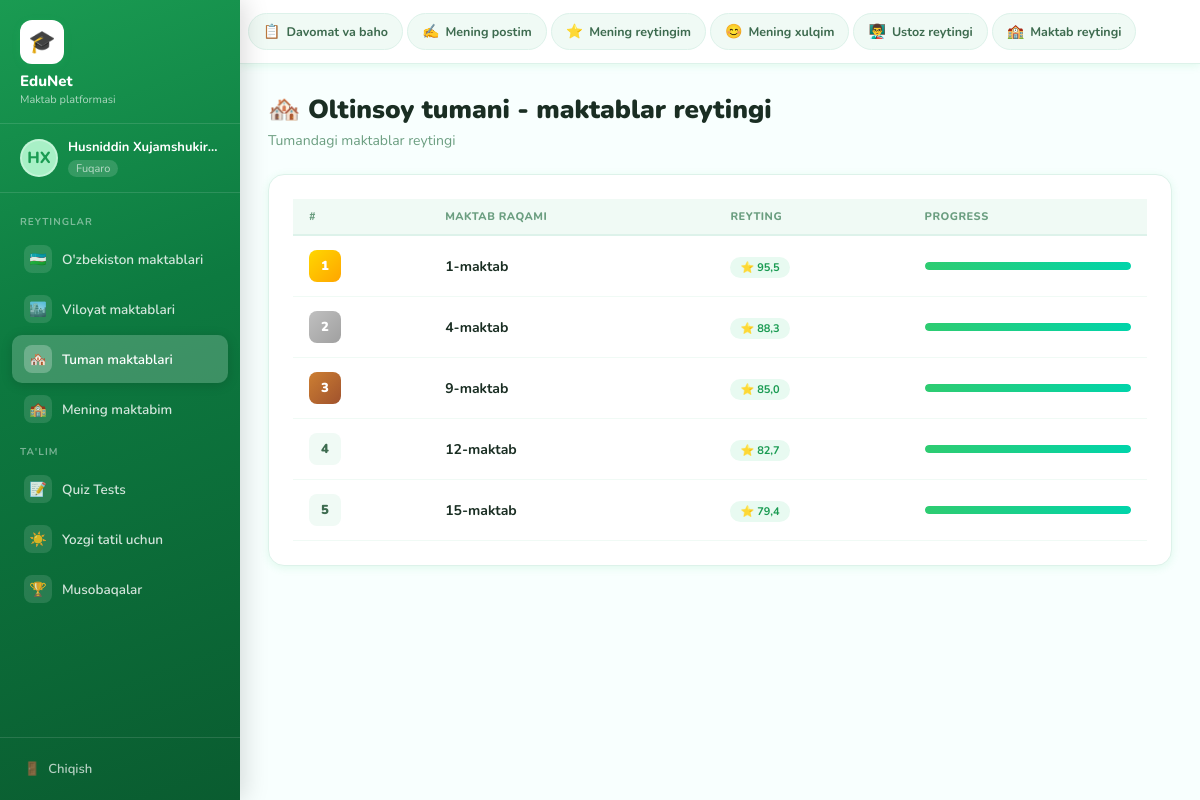
The app's page /tuman/ (signed in) with its own data.
### accounts/models.py (models this page shows, shortened)
class CustomUser(AbstractUser):
    rol = models.CharField(max_length=20, choices=ROL_CHOICES, default='oquvchi')
    viloyat = models.CharField(max_length=50, choices=VILOYATLAR, blank=True)
    tuman = models.CharField(max_length=100, blank=True)
    maktab_raqam = models.CharField(max_length=20, blank=True)
    sinf = models.IntegerField(null=True, blank=True)
    avatar = models.ImageField(upload_to='avatars/', blank=True, null=True)
    reyting = models.FloatField(default=0.0)
    created_at = models.DateTimeField(auto_now_add=True)

### main/views.py (the view)
# urls.py: path('tuman/', views.tuman_maktablari, name='tuman_maktablari'),
@login_required
def tuman_maktablari(request):
    user = request.user
    demo_data = [
        {'raqam': '1', 'reyting': 95.5},
        {'raqam': '4', 'reyting': 88.3},
        {'raqam': '9', 'reyting': 85.0},
        {'raqam': '12', 'reyting': 82.7},
        {'raqam': '15', 'reyting': 79.4},
    ]
    return render(request, 'main/tuman_maktablari.html', {
        'maktablar': demo_data,
        'tuman': user.tuman,
    })

### templates/main/tuman_maktablari.html (shortened to what this page needs)
{% extends 'dashboard_base.html' %}
{% block content %}
<div class="page-header">
  <h1>🏘️ {{ tuman }} tumani - maktablar reytingi</h1>
  <p>Tumandagi maktablar reytingi</p>
</div>
<div class="card">
  <table class="reyting-table">
    <thead>
      <tr><th>#</th><th>Maktab raqami</th><th>Reyting</th><th>Progress</th></tr>
    </thead>
    <tbody>
      {% for m in maktablar %}
      <tr>
        <td><div class="rank-badge {% if forloop.counter == 1 %}rank-1{% elif forloop.counter == 2 %}rank-2{% elif forloop.counter == 3 %}rank-3{% else %}rank-other{% endif %}">{{ forloop.counter }}</div></td>
        <td><strong>{{ m.raqam }}-maktab</strong></td>
        <td><span class="badge badge-green">⭐ {{ m.reyting }}</span></td>
        <td><div class="progress-bar"><div class="progress-fill" style="width:{{ m.reyting }}%"></div></div></td>
      </tr>
      {% endfor %}
    </tbody>
  </table>
</div>
{% endblock %}

### templates/dashboard_base.html
{% extends 'base.html' %}
{% load static %}
{% block body %}
<div class="app-layout">
  <aside class="sidebar">
    <div class="sidebar-logo">
      <div class="logo-icon">🎓</div>
      <h2>EduNet</h2>
      <p>Maktab platformasi</p>
    </div>
    <div class="sidebar-user">
      <div class="avatar">{{ request.user.first_name|first|upper }}{{ request.user.last_name|first|upper }}</div>
      <div class="user-info">
        <div class="name">{{ request.user.get_full_name|default:request.user.username }}</div>
        <span class="rol">{{ request.user.get_rol_display }}</span>
      </div>
    </div>
    <nav class="sidebar-nav">
      <div class="nav-label">Reytinglar</div>
      <a href="{% url 'uzbekiston_maktablari' %}" class="{% if request.resolver_match.url_name == 'uzbekiston_maktablari' %}active{% endif %}">
        <span class="nav-icon">🇺🇿</span> O'zbekiston maktablari
      </a>
      <a href="{% url 'viloyat_maktablari' %}" class="{% if request.resolver_match.url_name == 'viloyat_maktablari' %}active{% endif %}">
        <span class="nav-icon">🏙️</span> Viloyat maktablari
      </a>
      <a href="{% url 'tuman_maktablari' %}" class="{% if request.resolver_match.url_name == 'tuman_maktablari' %}active{% endif %}">
        <span class="nav-icon">🏘️</span> Tuman maktablari
      </a>
      <a href="{% url 'mening_maktabim' %}" class="{% if request.resolver_match.url_name == 'mening_maktabim' %}active{% endif %}">
        <span class="nav-icon">🏫</span> Mening maktabim
      </a>
      <div class="nav-label">Ta'lim</div>
      <a href="{% url 'quiz_tests' %}" class="{% if request.resolver_match.url_name == 'quiz_tests' %}active{% endif %}">
        <span class="nav-icon">📝</span> Quiz Tests
      </a>
      <a href="{% url 'yozgi_tatil' %}" class="{% if request.resolver_match.url_name == 'yozgi_tatil' %}active{% endif %}">
        <span class="nav-icon">☀️</span> Yozgi tatil uchun
      </a>
      <a href="{% url 'musobaqalar' %}" class="{% if request.resolver_match.url_name == 'musobaqalar' %}active{% endif %}">
        <span class="nav-icon">🏆</span> Musobaqalar
      </a>
    </nav>
    <div class="sidebar-bottom">
      <a href="{% url 'logout' %}">
        <span>🚪</span> Chiqish
      </a>
    </div>
  </aside>
  <div class="main-wrapper">
    <header class="topbar">
      <a href="{% url 'davomat_baho' %}" class="top-btn {% if request.resolver_match.url_name == 'davomat_baho' %}active{% endif %}">
        <span class="btn-icon">📋</span> Davomat va baho
      </a>
      <a href="{% url 'mening_postim' %}" class="top-btn {% if request.resolver_match.url_name == 'mening_postim' %}active{% endif %}">
        <span class="btn-icon">✍️</span> Mening postim
      </a>
      <a href="{% url 'mening_reytingim' %}" class="top-btn {% if request.resolver_match.url_name == 'mening_reytingim' %}active{% endif %}">
        <span class="btn-icon">⭐</span> Mening reytingim
      </a>
      <a href="{% url 'mening_xulqim' %}" class="top-btn {% if request.resolver_match.url_name == 'mening_xulqim' %}active{% endif %}">
        <span class="btn-icon">😊</span> Mening xulqim
      </a>
      <a href="{% url 'ustoz_reytingi' %}" class="top-btn {% if request.resolver_match.url_name == 'ustoz_reytingi' %}active{% endif %}">
        <span class="btn-icon">👨‍🏫</span> Ustoz reytingi
      </a>
      <a href="{% url 'maktab_reytingi' %}" class="top-btn {% if request.resolver_match.url_name == 'maktab_reytingi' %}active{% endif %}">
        <span class="btn-icon">🏫</span> Maktab reytingi
      </a>
    </header>
    <main class="page-content">
      {% block content %}{% endblock %}
    </main>
  </div>
</div>
{% endblock %}

### records on screen
CustomUser: user.first_name|first "H", user.last_name|first "X", user.get_full_name "Husniddin Xujamshukir…", user.rol "Fuqaro", tuman "Oltinsoy"

### other values on screen
{{ m.raqam }} "1" "4" "9" "12" "15"
{{ m.reyting }} "95,5" "88,3" "85,0" "82,7" "79,4"
